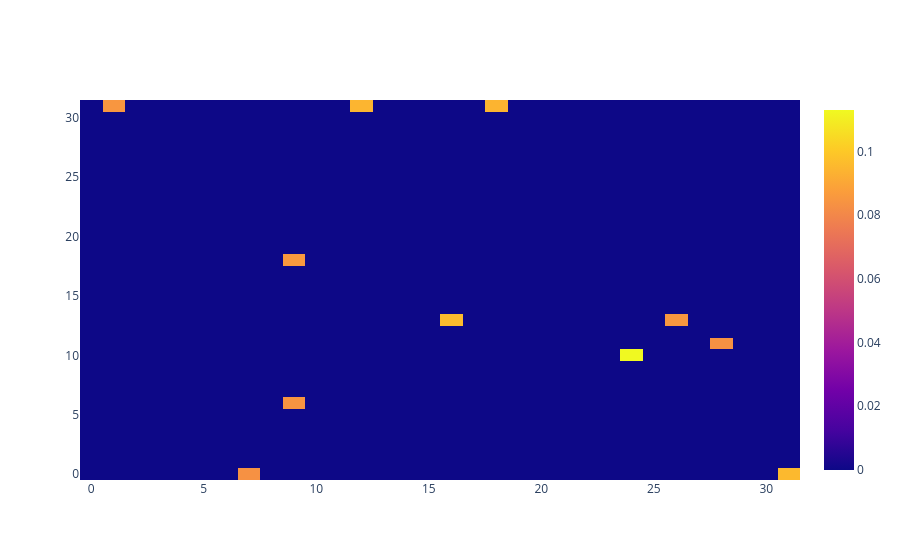

Source (notebook cell):
### Code cell
heatmap = go.Heatmap(z=masked_tensor.cpu().numpy())
fig = go.Figure(data=heatmap)
fig.show()
pio.write_html(fig, os.path.join(f"./outputs/induction_heads/prefix_matching_top01.html"))

### Figure 1 — Plotly figure (JSON) as saved in the notebook; plotly's stock layout.template omitted (floating-point values rounded to 4 significant figures; data arrays with more than 128 entries replaced by an {"elided": "..."} marker saying what was removed)
{"data": [{"type": "heatmap", "z": {"elided": "32x32 float values"}}], "layout": {}}
